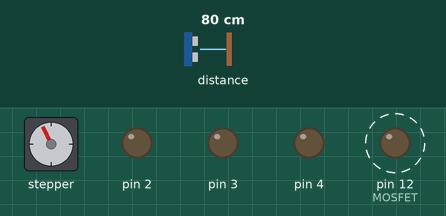
This sketch was run on a simulated Arduino Uno, built with avr-gcc and run on an emulated ATmega328P. Shown: stepper motor, output pins drawn as LEDs (lit = HIGH). Dashed ring = blinking. Inputs (shaded band) come from the test bench; at power-on: distance to the obstacle 80 cm. Stepper angles assume 2038 steps per turn.

Above: at 0.78 s.
1.1 s: distance to the obstacle set to 2 cm
At 2.04 s:
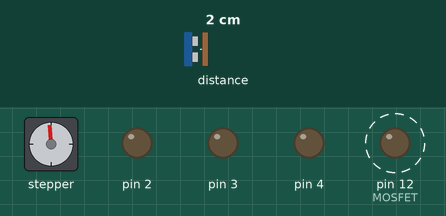
7.1 s: distance to the obstacle set to 9 cm
At 7.39 s:
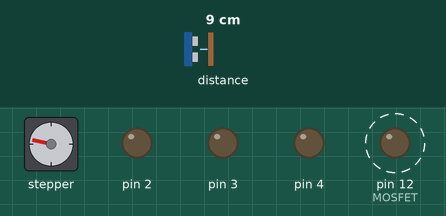
Timing chart, 0 to 62.6 s (numbered marks = the images above; inputs shaded):
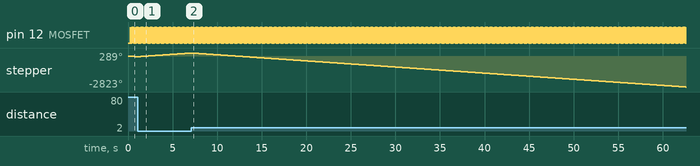

Measured:
- by itself, pin 12 (MOSFET): alternates HIGH for 0.03 s and LOW for 0.03 s

The sketch:

scaner.ino
```cpp
#include "step_motor.hpp"

#include <AccelStepper.h>

#include <Wire.h>
#include <Stepper.h>
#include <VL53L0X.h>

#include "SensorGrid3.hpp"

#define MOSFET 12

SensorGrid3 sensor_grid(5, 13,
                        6, 13,
                        7, 13);


Step_motor motor;
VL53L0X sensor;
double degree = 0;
int lower_h = 78;
int h = lower_h;

const int stepsPerRevolution = 2038;
Stepper myStepper = Stepper(stepsPerRevolution, 8, 10, 9, 11);

AccelStepper acc_motor;

double getAvarage()
{
  double res = 0;
  int count = 0;
  while (count < 1)
  {
    double cur = Serial.parseFloat();
    if (cur < 200)
    {
      res += cur;
      count++;
    }
    else
    {
      return 0;
    }
  }
  return res / count;
}

void liftGoTo(int h)
{
  int count = 0;
  while (true)
  {
    int cur_h = sensor.readRangeSingleMillimeters();
    if (cur_h < h)
    {
      digitalWrite(MOSFET, HIGH);
      myStepper.step(stepsPerRevolution/100);
      count = 0;
    }
    else if (cur_h > h)
    {
      digitalWrite(MOSFET, HIGH);
      myStepper.step(-stepsPerRevolution/100);
      count = 0;
    }
    else if (cur_h == h)
    {
      count++;
      if (count == 3)
      {
        return;
      }
    }
    digitalWrite(MOSFET, LOW);
  }
}

void spin(int h)
{
  for (int i = 0; i < 400; i+=1)
  {
    Serial.print(h - lower_h + 0.2);
    Serial.print(" ");
    Serial.print(getAvarage());
    //Serial.print(sensor.readRangeSingleMillimeters());
    Serial.print(" ");
    Serial.println(degree * 16);
    degree += motor.ScrollTo(1);
  }
}

void setup()
{
  acc_motor.setMaxSpeed(200000.0);
  acc_motor.setAcceleration(10000.0);
  //motor.setStep(400*16);
  Serial.begin(9600);
  Wire.begin();
  pinMode(MOSFET, OUTPUT);
  digitalWrite(MOSFET, LOW);
  myStepper.setSpeed(20);
  sensor.setTimeout(500);
  if (!sensor.init())
  {
    Serial.println("Failed to detect and initialize sensor!");
    while (1) {}
  }
  sensor.setMeasurementTimingBudget(50000);
  sensor_grid.begin(9600);
  liftGoTo(h);
}

void loop()
{
  if (acc_motor.distanceToGo() == 0)
  {
    acc_motor.setCurrentPosition(0);
    acc_motor.moveTo(6400*4);
    h++;
    liftGoTo(h);
  }
  acc_motor.run();
  if (acc_motor.distanceToGo()% (64) == 0)
  {
  degree+=0.9;
  Serial.print((h - lower_h));
  Serial.print(" ");
  //Serial.print(sensor_grid.readFirst());
  //Serial.print(" ");
  Serial.print(sensor_grid.readSecond());
  Serial.print(" ");
  //Serial.print(sensor_grid.readThird());
  //Serial.print(" ");
  Serial.println(degree);
  }

}
```
